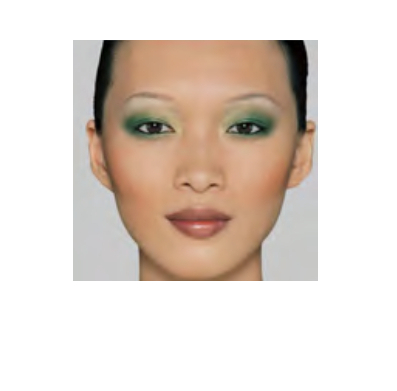
//> input picture images/example.jpg, 397 x 391 px, given in place of lena512color.jpg, which was not available
$ ./ThinPlateSpline   (built with g++ and OpenCV 4)
//> lines starting //> are read from the running program, lines starting //| are printed output that depends on the picture; pictures that were not available may be replaced by others from this repository, and a replacement may not be noted
### ThinPlateSpline/stdafx.h
// stdafx.h : Includedatei f黵 Standardsystem-Includedateien
// oder h鋟fig verwendete projektspezifische Includedateien,
// die nur in unregelm溥igen Abst鋘den ge鋘dert werden.
//

#pragma once

#include "targetver.h"

#include <stdio.h>
#include <tchar.h>


// TODO: Hier auf zus鋞zliche Header, die das Programm erfordert, verweisen.

### ThinPlateSpline/CThinPlateSpline.cpp
/*
* CThinPlateSpline.cpp
*
*  Created on: 24.01.2010
*      Author: schmiedm
*/

#include <vector>
#include <opencv2/core/core.hpp>
#include <opencv2/highgui/highgui.hpp>
#include <opencv2/imgproc/imgproc.hpp>
#include "CThinPlateSpline.h"
using namespace cv;

// [6 lines left out: function CThinPlateSpline, not called in this run]

CThinPlateSpline::CThinPlateSpline(const std::vector<Point>& pS, const std::vector<Point>& pD)
{
	if(pS.size() == pS.size())
	{
		pSrc = pS;
		pDst = pD;
	}

	FLAG_MAPS_FORWARD_SET = false;
	FLAG_MAPS_BACK_WARP_SET = false;
	FLAG_COEFFS_BACK_WARP_SET = false;
	FLAG_COEFFS_FORWARD_WARP_SET = false;
}

CThinPlateSpline::~CThinPlateSpline() {
}

// [24 lines left out: functions addCorrespondence, setCorrespondences, not called in this run]

double CThinPlateSpline::fktU(const Point& p1, const Point& p2)
{
	double r = pow(((double)p1.x - (double)p2.x), 2) + pow(((double)p1.y - (double)p2.y), 2);

	if (r == 0)
		return 0.0;
	else
	{
		r = sqrt(r); // vector length
		double r2 = pow(r, 2);

		return (r2 * log(r2));
	}
}

void CThinPlateSpline::computeSplineCoeffs(std::vector<Point>& iPIn, std::vector<Point>& iiPIn, float lambda,const TPS_INTERPOLATION tpsInter)
{

	std::vector<Point>* iP = NULL;
	std::vector<Point>*	iiP = NULL;

	if(tpsInter == FORWARD_WARP)
	{
		iP = &iPIn;
		iiP = &iiPIn;

		// keep information which coefficients are set
		FLAG_COEFFS_BACK_WARP_SET = true;
		FLAG_COEFFS_FORWARD_WARP_SET = false;
	}
	else if(tpsInter == BACK_WARP)
	{
		iP = &iiPIn;
		iiP = &iPIn;

		// keep information which coefficients are set
		FLAG_COEFFS_BACK_WARP_SET = false;
		FLAG_COEFFS_FORWARD_WARP_SET = true;
	}

	//get number of corresponding points
	int dim = 2;
	int n = iP->size();

	//Initialize mathematical datastructures
	Mat_<float> V(dim,n+dim+1,0.0);
	Mat_<float> P(n,dim+1,1.0);
	Mat_<float> K = (K.eye(n,n)*lambda);
	Mat_<float> L(n+dim+1,n+dim+1,0.0);

	// fill up K und P matrix
	std::vector<Point>::iterator itY;
	std::vector<Point>::iterator itX;

	int y = 0;
	for (itY = iP->begin(); itY != iP->end(); ++itY, y++) {
		int x = 0;
		for (itX = iP->begin(); itX != iP->end(); ++itX, x++) {
			if (x != y) {
				K(y, x) = (float)fktU(*itY, *itX);
			}
		}
		P(y,1) = (float)itY->y;
		P(y,2) = (float)itY->x;
	}

	Mat Pt;
	transpose(P,Pt);

	// insert K into L
	Rect range = Rect(0, 0, n, n);
	Mat Lr(L,range);
	K.copyTo(Lr);


	// insert P into L
	range = Rect(n, 0, dim + 1, n);
	Lr = Mat(L,range);
	P.copyTo(Lr);

	// insert Pt into L
	range = Rect(0,n,n,dim+1);
	Lr = Mat(L,range);
	Pt.copyTo(Lr);

	// fill V array
	std::vector<Point>::iterator it;
	int u = 0;

	for(it = iiP->begin(); it != iiP->end(); ++it)
	{
		V(0,u) = (float)it->y;
		V(1,u) = (float)it->x;
		u++;
	}

	// transpose V
	Mat Vt;
	transpose(V,Vt);

	cMatrix = Mat_<float>(n+dim+1,dim,0.0);

	// invert L
	Mat invL;
	invert(L,invL,DECOMP_LU);

	//multiply(invL,Vt,cMatrix);
	cMatrix = invL * Vt;

	//compensate for rounding errors
	for(int row = 0; row < cMatrix.rows; row++)
	{
		for(int col = 0; col < cMatrix.cols; col++)
		{
			double v = cMatrix(row,col);
			if(v > (-1.0e-006) && v < (1.0e-006) )
			{
				cMatrix(row,col) = 0.0;
			}
		}
	}
}


// [36 lines left out: function interpolate_forward_, not called in this run]
Point CThinPlateSpline::interpolate_back_(const Point& p)
{
	Point2f interP;
	std::vector<Point>* pList = &pDst;

	int k1 = cMatrix.rows - 3;
	int kx = cMatrix.rows - 2;
	int ky = cMatrix.rows - 1;

	double a1 = 0, ax = 0, ay = 0, cTmp = 0, uTmp = 0, tmp_i = 0, tmp_ii = 0;

	for (int i = 0; i < 2; i++) {
		a1 = cMatrix(k1,i);
		ax = cMatrix(kx,i);
		ay = cMatrix(ky,i);

		tmp_i = a1 + ax * p.y + ay * p.x;
		tmp_ii = 0;

		for (int j = 0; j < (int)pSrc.size(); j++) {
			cTmp = cMatrix(j,i);
			uTmp = fktU( (*pList)[j], p);

			tmp_ii = tmp_ii + (cTmp * uTmp);
		}

		if (i == 0) {
			interP.y = (float)(tmp_i + tmp_ii);
		}
		if (i == 1) {
			interP.x = (float)(tmp_i + tmp_ii);
		}
	}

	return interP;
}

Point CThinPlateSpline::interpolate(const Point& p, const TPS_INTERPOLATION tpsInter)
{
	if(tpsInter == BACK_WARP)
	{
		return interpolate_back_(p);
	}
	else if(tpsInter == FORWARD_WARP)
	{
		return interpolate_forward_(p);
	}
	else
	{
		return interpolate_back_(p);
	}

}

void CThinPlateSpline::warpImage(const Mat& src, Mat& dst, float lambda, const int interpolation,const TPS_INTERPOLATION tpsInter)
{
	Size size = src.size();
	dst = Mat(size,src.type());

	// only compute the coefficients new if they weren't already computed
	// or there had been changes to the points
	if(tpsInter == BACK_WARP && !FLAG_COEFFS_BACK_WARP_SET)
	{
		computeSplineCoeffs(pSrc,pDst,lambda,tpsInter);
	}
	else if(tpsInter == FORWARD_WARP && !FLAG_COEFFS_FORWARD_WARP_SET)
	{
		computeSplineCoeffs(pSrc,pDst,lambda,tpsInter);
	}

	computeMaps(size,mapx,mapy);

	remap(src,dst,mapx,mapy,interpolation);
}

// [5 lines left out: function getMaps, not called in this run]

void CThinPlateSpline::computeMaps(const Size& dstSize, Mat_<float>& mx, Mat_<float>& my,const TPS_INTERPOLATION tpsInter)
{
	mx = Mat_<float>(dstSize);
	my = Mat_<float>(dstSize);

	Point p(0, 0);
	Point_<float> intP(0, 0);

	for (int row = 0; row < dstSize.height; row++) {
		for (int col = 0; col < dstSize.width; col++) {
			p = Point(col, row);
			intP = interpolate(p,tpsInter);
			mx(row, col) = intP.x;
			my(row, col) = intP.y;
		}
	}

	if(tpsInter == BACK_WARP)
	{
		FLAG_MAPS_BACK_WARP_SET = true;
		FLAG_MAPS_FORWARD_SET = false;
	}
	else if(tpsInter == FORWARD_WARP)
	{
		FLAG_MAPS_BACK_WARP_SET = false;
		FLAG_MAPS_FORWARD_SET = true;
	}
}

### ThinPlateSpline/ThinPlateSpline.cpp
// ThinPlateSpline.cpp : Definiert den Einstiegspunkt f黵 die Konsolenanwendung.
//

#include "stdafx.h"
#include <cv.h>
#include <cxcore.h>
#include <highgui.h>
#include "CThinPlateSpline.h"

int _tmain(int argc, _TCHAR* argv[])
{

	// load a nice picture
	cv::Mat img = cv::imread("C:\\lena512color.jpg");
//> img is the input picture: 391 rows x 397 cols, CV_8UC3; mean B, G, R 207.6, 215.9, 226.9

	// generate some generic points
	// usually you would use a interest point detector such as SURF or SIFT
	std::vector<cv::Point> iP, iiP;

	// push some points into the vector for the source image
	iP.push_back(cv::Point(50,50));
	iP.push_back(cv::Point(400,50));
	iP.push_back(cv::Point(50,400));
	iP.push_back(cv::Point(400,400));
	iP.push_back(cv::Point(256,256));
	iP.push_back(cv::Point(150,256));

	// push some point into the vector for the dst image
	iiP.push_back(cv::Point(70,70));
	iiP.push_back(cv::Point(430,60));
	iiP.push_back(cv::Point(60,410));
	iiP.push_back(cv::Point(430,420));
	iiP.push_back(cv::Point(220,280));
	iiP.push_back(cv::Point(180,240));

	// create thin plate spline object and put the vectors into the constructor
	CThinPlateSpline tps(iP,iiP);

	// warp the image to dst
	Mat dst;
	tps.warpImage(img,dst,0.01,INTER_CUBIC,BACK_WARP);
//> after the loop in computeMaps, `for (int row = 0; row < dstSize.height; row++)`:
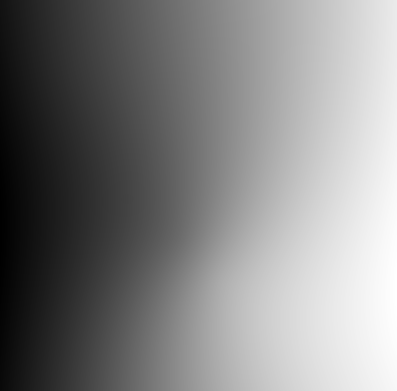
//> mx: 391 rows x 397 cols, CV_32FC1; min -38, max 400, mean 186.5; drawn with min black and max white
//> after the loop in computeMaps, `for (int row = 0; row < dstSize.height; row++)`:
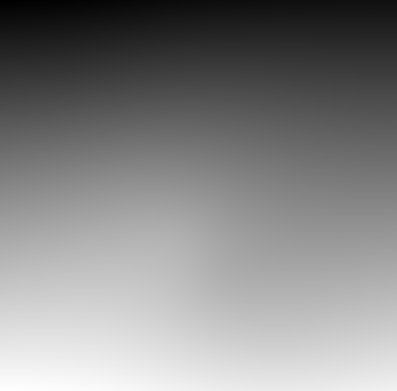
//> my: 391 rows x 397 cols, CV_32FC1; min -38, max 385, mean 185.1; drawn with min black and max white
//> in warpImage, `remap(src,dst,mapx,mapy,interpolation);`:
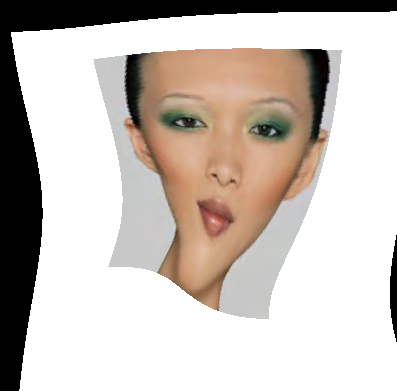
//> dst: 391 rows x 397 cols, CV_8UC3; mean B, G, R 185.6, 192.1, 200.7

	// show images
	cv::imshow("original",img);
	cv::imshow("distorted",dst);
	cv::waitKey(0);

	return 0;
}
